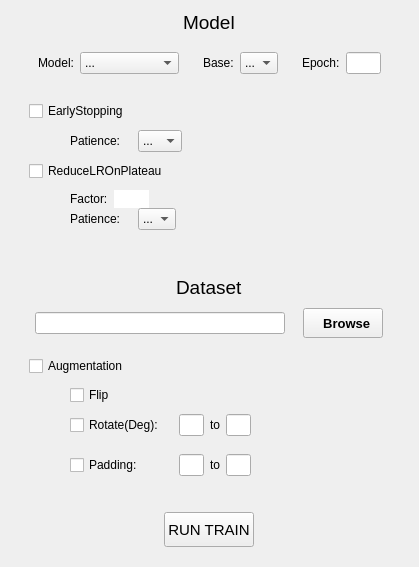
               <widget class="QWidget" name="left_area" native="true">
                <property name="minimumSize">
                 <size>
                  <width>0</width>
                  <height>0</height>
                 </size>
                </property>
                <layout class="QVBoxLayout" name="verticalLayout_7">
                 <item>
                  <widget class="QWidget" name="model_area" native="true">
                   <layout class="QVBoxLayout" name="verticalLayout_8">
                    <property name="spacing">
                     <number>0</number>
                    </property>
                    <property name="topMargin">
                     <number>0</number>
                    </property>
                    <property name="bottomMargin">
                     <number>0</number>
                    </property>
                    <item alignment="Qt::AlignHCenter|Qt::AlignTop">
                     <widget class="QLabel" name="label_6">
                      <property name="font">
                       <font>
                        <pointsize>14</pointsize>
                       </font>
                      </property>
                      <property name="text">
                       <string>Model</string>
                      </property>
                     </widget>
                    </item>
                    <item alignment="Qt::AlignLeft|Qt::AlignTop">
                     <widget class="QWidget" name="widget_5" native="true">
                      <layout class="QHBoxLayout" name="horizontalLayout_6">
                       <item>
                        <widget class="QWidget" name="widget_3" native="true">
                         <layout class="QHBoxLayout" name="horizontalLayout_12">
                          <item>
                           <widget class="QLabel" name="label_8">
                            <property name="text">
                             <string>Model:</string>
                            </property>
                           </widget>
                          </item>
                          <item>
                           <widget class="QComboBox" name="comboBox">
                            <item>
                             <property name="text">
                              <string>...</string>
                             </property>
                            </item>
                            <item>
                             <property name="text">
                              <string>MVP model</string>
                             </property>
                            </item>
                            <item>
                             <property name="text">
                              <string>UNET model</string>
                             </property>
                            </item>
                           </widget>
                          </item>
                         </layout>
                        </widget>
                       </item>
                       <item>
                        <widget class="QWidget" name="widget_4" native="true">
                         <layout class="QHBoxLayout" name="horizontalLayout_13">
                          <item>
                           <widget class="QLabel" name="label_11">
                            <property name="text">
                             <string>Base:</string>
                            </property>
                           </widget>
                          </item>
                          <item>
                           <widget class="QComboBox" name="comboBox_5">
                            <item>
                             <property name="text">
                              <string>...</string>
                             </property>
                            </item>
                            <item>
                             <property name="text">
                              <string>1</string>
                             </property>
                            </item>
                            <item>
                             <property name="text">
                              <string>2</string>
                             </property>
                            </item>
                            <item>
                             <property name="text">
                              <string>3</string>
                             </property>
                            </item>
                            <item>
                             <property name="text">
                              <string>4</string>
                             </property>
                            </item>
                            <item>
                             <property name="text">
                              <string>5</string>
                             </property>
                            </item>
                            <item>
                             <property name="text">
                              <string>6</string>
                             </property>
                            </item>
                            <item>
                             <property name="text">
                              <string>8</string>
                             </property>
                            </item>
                            <item>
                             <property name="text">
                              <string>7</string>
                             </property>
                            </item>
                           </widget>
                          </item>
                         </layout>
                        </widget>
                       </item>
                       <item>
                        <widget class="QWidget" name="widget_15" native="true">
                         <layout class="QHBoxLayout" name="horizontalLayout_14">
                          <item>
                           <widget class="QLabel" name="label_12">
                            <property name="text">
                             <string>Epoch:</string>
                            </property>
                           </widget>
                          </item>
                          <item>
                           <widget class="QLineEdit" name="lineEdit_2">
                            <property name="maximumSize">
                             <size>
                              <width>35</width>
                              <height>16777215</height>
                             </size>
                            </property>
                           </widget>
                          </item>
                         </layout>
                        </widget>
                       </item>
                      </layout>
                     </widget>
                    </item>
                    <item alignment="Qt::AlignLeft|Qt::AlignTop">
                     <widget class="QWidget" name="widget_6" native="true">
                      <layout class="QHBoxLayout" name="horizontalLayout_7">
                       <item>
                        <widget class="QCheckBox" name="checkBox">
                         <property name="text">
                          <string>EarlyStopping</string>
                         </property>
                        </widget>
                       </item>
                      </layout>
                     </widget>
                    </item>
                    <item alignment="Qt::AlignLeft|Qt::AlignTop">
                     <widget class="QWidget" name="widget_2" native="true">
                      <layout class="QHBoxLayout" name="horizontalLayout_8">
                       <property name="spacing">
                        <number>18</number>
                       </property>
                       <property name="leftMargin">
                        <number>50</number>
                       </property>
                       <property name="topMargin">
                        <number>0</number>
                       </property>
                       <property name="rightMargin">
                        <number>0</number>
                       </property>
                       <property name="bottomMargin">
                        <number>0</number>
                       </property>
                       <item>
                        <widget class="QLabel" name="label_3">
                         <property name="text">
                          <string>Patience:</string>
                         </property>
                        </widget>
                       </item>
                       <item>
                        <widget class="QComboBox" name="comboBox_3">
                         <item>
                          <property name="text">
                           <string>...</string>
                          </property>
                         </item>
                         <item>
                          <property name="text">
                           <string>1</string>
                          </property>
                         </item>
                         <item>
                          <property name="text">
                           <string>2</string>
                          </property>
                         </item>
                         <item>
                          <property name="text">
                           <string>3</string>
                          </property>
                         </item>
                         <item>
                          <property name="text">
                           <string>4</string>
                          </property>
                         </item>
                         <item>
                          <property name="text">
                           <string>5</string>
                          </property>
                         </item>
                         <item>
                          <property name="text">
                           <string>6</string>
                          </property>
                         </item>
                         <item>
                          <property name="text">
                           <string>7</string>
                          </property>
                         </item>
                         <item>
                          <property name="text">
                           <string>8</string>
                          </property>
                         </item>
                         <item>
                          <property name="text">
                           <string>9</string>
                          </property>
                         </item>
                         <item>
                          <property name="text">
                           <string>10</string>
                          </property>
                         </item>
                        </widget>
                       </item>
                      </layout>
                     </widget>
                    </item>
                    <item alignment="Qt::AlignLeft|Qt::AlignTop">
                     <widget class="QWidget" name="widget_7" native="true">
                      <layout class="QHBoxLayout" name="horizontalLayout_9">
                       <item>
                        <widget class="QCheckBox" name="checkBox_2">
                         <property name="text">
                          <string>ReduceLROnPlateau</string>
                         </property>
                        </widget>
                       </item>
                      </layout>
                     </widget>
                    </item>
                    <item alignment="Qt::AlignLeft|Qt::AlignTop">
                     <widget class="QWidget" name="widget_8" native="true">
                      <property name="minimumSize">
                       <size>
                        <width>0</width>
                        <height>0</height>
                       </size>
                      </property>
                      <property name="maximumSize">
                       <size>
                        <width>16777215</width>
                        <height>50</height>
                       </size>
                      </property>
                      <layout class="QHBoxLayout" name="horizontalLayout_11">
                       <property name="spacing">
                        <number>6</number>
                       </property>
                       <property name="leftMargin">
                        <number>50</number>
                       </property>
                       <property name="topMargin">
                        <number>0</number>
                       </property>
                       <property name="bottomMargin">
                        <number>0</number>
                       </property>
                       <item>
                        <widget class="QLabel" name="label_9">
                         <property name="text">
                          <string>Factor:</string>
                         </property>
                        </widget>
                       </item>
                       <item>
                        <widget class="QLineEdit" name="lineEdit">
                         <property name="maximumSize">
                          <size>
                           <width>35</width>
                           <height>16777215</height>
                          </size>
                         </property>
                         <property name="styleSheet">
                          <string notr="true">border: 1px solid #fff</string>
                         </property>
                        </widget>
                       </item>
                      </layout>
                     </widget>
                    </item>
                    <item alignment="Qt::AlignLeft|Qt::AlignTop">
                     <widget class="QWidget" name="widget_9" native="true">
                      <property name="minimumSize">
                       <size>
                        <width>50</width>
                        <height>0</height>
                       </size>
                      </property>
                      <layout class="QHBoxLayout" name="horizontalLayout_10">
                       <property name="spacing">
                        <number>18</number>
                       </property>
                       <property name="leftMargin">
                        <number>50</number>
                       </property>
                       <property name="topMargin">
                        <number>0</number>
                       </property>
                       <property name="rightMargin">
                        <number>0</number>
                       </property>
                       <property name="bottomMargin">
                        <number>40</number>
                       </property>
                       <item>
                        <widget class="QLabel" name="label_10">
                         <property name="text">
                          <string>Patience:</string>
                         </property>
                        </widget>
                       </item>
                       <item>
                        <widget class="QComboBox" name="comboBox_4">
                         <item>
                          <property name="text">
                           <string>...</string>
                          </property>
                         </item>
                         <item>
                          <property name="text">
                           <string>1</string>
                          </property>
                         </item>
                         <item>
                          <property name="text">
                           <string>2</string>
                          </property>
                         </item>
                         <item>
                          <property name="text">
                           <string>3</string>
                          </property>
                         </item>
                         <item>
                          <property name="text">
                           <string>4</string>
                          </property>
                         </item>
                         <item>
                          <property name="text">
                           <string>5</string>
                          </property>
                         </item>
                         <item>
                          <property name="text">
                           <string>6</string>
                          </property>
                         </item>
                         <item>
                          <property name="text">
                           <string>7</string>
                          </property>
                         </item>
                         <item>
                          <property name="text">
                           <string>8</string>
                          </property>
                         </item>
                         <item>
                          <property name="text">
                           <string>9</string>
                          </property>
                         </item>
                        </widget>
                       </item>
                      </layout>
                     </widget>
                    </item>
                   </layout>
                  </widget>
                 </item>
                 <item>
                  <widget class="QWidget" name="dataset_area" native="true">
                   <layout class="QVBoxLayout" name="verticalLayout_9">
                    <property name="spacing">
                     <number>0</number>
                    </property>
                    <property name="topMargin">
                     <number>0</number>
                    </property>
                    <property name="bottomMargin">
                     <number>9</number>
                    </property>
                    <item alignment="Qt::AlignHCenter|Qt::AlignTop">
                     <widget class="QLabel" name="label_7">
                      <property name="minimumSize">
                       <size>
                        <width>50</width>
                        <height>0</height>
                       </size>
                      </property>
                      <property name="font">
                       <font>
                        <pointsize>14</pointsize>
                       </font>
                      </property>
                      <property name="text">
                       <string>Dataset</string>
                      </property>
                     </widget>
                    </item>
                    <item alignment="Qt::AlignHCenter|Qt::AlignVCenter">
                     <widget class="QWidget" name="widget_13" native="true">
                      <layout class="QHBoxLayout" name="horizontalLayout_15">
                       <property name="spacing">
                        <number>18</number>
                       </property>
                       <item>
                        <widget class="QLineEdit" name="file_name">
                         <property name="minimumSize">
                          <size>
                           <width>250</width>
                           <height>0</height>
                          </size>
                         </property>
                         <property name="maximumSize">
                          <size>
                           <width>16777215</width>
                           <height>16777215</height>
                          </size>
                         </property>
                         <property name="readOnly">
                          <bool>true</bool>
                         </property>
                        </widget>
                       </item>
                       <item alignment="Qt::AlignRight|Qt::AlignTop">
                        <widget class="QPushButton" name="browse_btn">
                         <property name="minimumSize">
                          <size>
                           <width>68</width>
                           <height>30</height>
                          </size>
                         </property>
                         <property name="font">
                          <font>
                           <pointsize>10</pointsize>
                           <weight>75</weight>
                           <italic>false</italic>
                           <bold>true</bold>
                           <kerning>true</kerning>
                          </font>
                         </property>
                         <property name="cursor">
                          <cursorShape>PointingHandCursor</cursorShape>
                         </property>
                         <property name="styleSheet">
                          <string notr="true"/>
                         </property>
                         <property name="text">
                          <string>  Browse</string>
                         </property>
                         <property name="iconSize">
                          <size>
                           <width>20</width>
                           <height>20</height>
                          </size>
                         </property>
                        </widget>
                       </item>
                      </layout>
                     </widget>
                    </item>
                    <item alignment="Qt::AlignLeft|Qt::AlignTop">
                     <widget class="QWidget" name="widget_12" native="true">
                      <layout class="QHBoxLayout" name="horizontalLayout_18">
                       <property name="bottomMargin">
                        <number>0</number>
                       </property>
                       <item alignment="Qt::AlignTop">
                        <widget class="QCheckBox" name="checkBox_3">
                         <property name="text">
                          <string>Augmentation</string>
                         </property>
                        </widget>
                       </item>
                      </layout>
                     </widget>
                    </item>
                    <item alignment="Qt::AlignLeft|Qt::AlignTop">
                     <widget class="QWidget" name="widget_10" native="true">
                      <layout class="QHBoxLayout" name="horizontalLayout_16">
                       <property name="leftMargin">
                        <number>50</number>
                       </property>
                       <property name="topMargin">
                        <number>9</number>
                       </property>
                       <property name="bottomMargin">
                        <number>0</number>
                       </property>
                       <item>
                        <widget class="QCheckBox" name="checkBox_4">
                         <property name="text">
                          <string>Flip</string>
                         </property>
                        </widget>
                       </item>
                      </layout>
                     </widget>
                    </item>
                    <item alignment="Qt::AlignLeft|Qt::AlignTop">
                     <widget class="QWidget" name="widget_14" native="true">
                      <layout class="QHBoxLayout" name="horizontalLayout_19">
                       <property name="leftMargin">
                        <number>50</number>
                       </property>
                       <property name="topMargin">
                        <number>0</number>
                       </property>
                       <property name="bottomMargin">
                        <number>0</number>
                       </property>
                       <item>
                        <widget class="QCheckBox" name="checkBox_5">
                         <property name="maximumSize">
                          <size>
                           <width>100</width>
                           <height>16777215</height>
                          </size>
                         </property>
                         <property name="text">
                          <string>Rotate(Deg):</string>
                         </property>
                        </widget>
                       </item>
                       <item alignment="Qt::AlignLeft">
                        <widget class="QWidget" name="widget_16" native="true">
                         <layout class="QHBoxLayout" name="horizontalLayout_20">
                          <item>
                           <widget class="QLineEdit" name="lineEdit_3">
                            <property name="maximumSize">
                             <size>
                              <width>25</width>
                              <height>16777215</height>
                             </size>
                            </property>
                           </widget>
                          </item>
                          <item>
                           <widget class="QLabel" name="label_2">
                            <property name="text">
                             <string>to</string>
                            </property>
                           </widget>
                          </item>
                          <item>
                           <widget class="QLineEdit" name="lineEdit_4">
                            <property name="maximumSize">
                             <size>
                              <width>25</width>
                              <height>16777215</height>
                             </size>
                            </property>
                           </widget>
                          </item>
                         </layout>
                        </widget>
                       </item>
                      </layout>
                     </widget>
                    </item>
                    <item alignment="Qt::AlignLeft|Qt::AlignTop">
                     <widget class="QWidget" name="widget_11" native="true">
                      <layout class="QHBoxLayout" name="horizontalLayout_17">
                       <property name="leftMargin">
                        <number>50</number>
                       </property>
                       <property name="topMargin">
                        <number>0</number>
                       </property>
                       <property name="bottomMargin">
                        <number>27</number>
                       </property>
                       <item>
                        <widget class="QCheckBox" name="checkBox_6">
                         <property name="maximumSize">
                          <size>
                           <width>100</width>
                           <height>16777215</height>
                          </size>
                         </property>
                         <property name="text">
                          <string>Padding:</string>
                         </property>
                        </widget>
                       </item>
                       <item alignment="Qt::AlignLeft">
                        <widget class="QWidget" name="widget_17" native="true">
                         <layout class="QHBoxLayout" name="horizontalLayout_21">
                          <property name="leftMargin">
                           <number>30</number>
                          </property>
                          <item>
                           <widget class="QLineEdit" name="lineEdit_5">
                            <property name="maximumSize">
                             <size>
                              <width>25</width>
                              <height>16777215</height>
                             </size>
                            </property>
                           </widget>
                          </item>
                          <item>
                           <widget class="QLabel" name="label_13">
                            <property name="text">
                             <string>to</string>
                            </property>
                           </widget>
                          </item>
                          <item>
                           <widget class="QLineEdit" name="lineEdit_6">
                            <property name="maximumSize">
                             <size>
                              <width>25</width>
                              <height>16777215</height>
                             </size>
                            </property>
                           </widget>
                          </item>
                         </layout>
                        </widget>
                       </item>
                      </layout>
                     </widget>
                    </item>
                    <item alignment="Qt::AlignHCenter|Qt::AlignVCenter">
                     <widget class="QPushButton" name="pushButton_2">
                      <property name="minimumSize">
                       <size>
                        <width>75</width>
                        <height>35</height>
                       </size>
                      </property>
                      <property name="font">
                       <font>
                        <pointsize>11</pointsize>
                        <underline>false</underline>
                       </font>
                      </property>
                      <property name="text">
                       <string>RUN TRAIN</string>
                      </property>
                     </widget>
                    </item>
                   </layout>
                  </widget>
                 </item>
                </layout>
               </widget>
